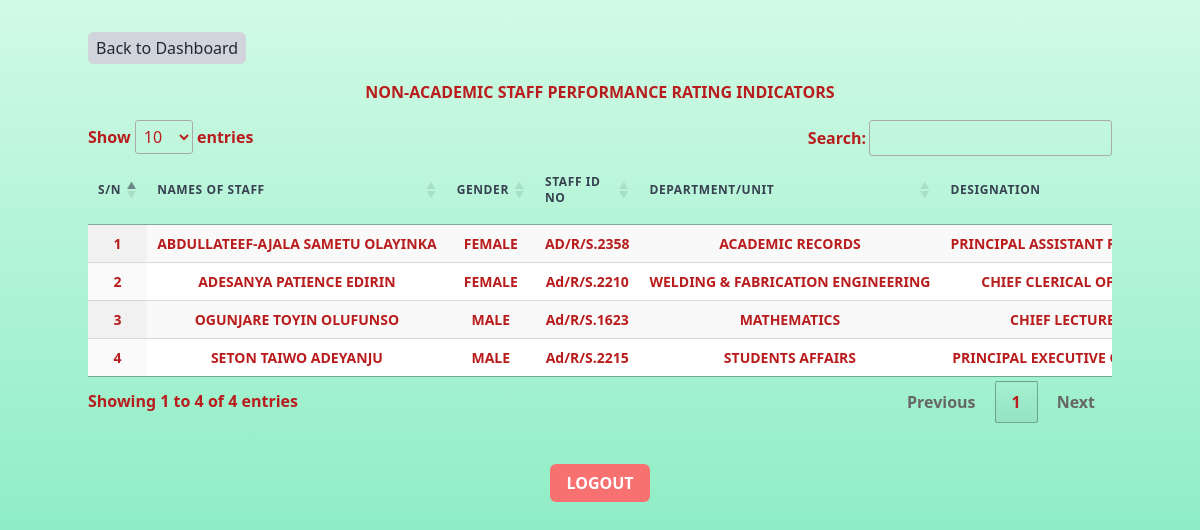
Screenshot of /allrated.php with the database file from the repository.
### tables this page shows
CREATE TABLE `identy` (
  `id` int NOT NULL AUTO_INCREMENT,
  `fulln` varchar(150) DEFAULT NULL,
  `staffno` varchar(70) DEFAULT NULL,
  `dappt` date DEFAULT NULL,
  `dprom` date DEFAULT NULL,
  `ranc` varchar(255) DEFAULT NULL,
  `cadre` varchar(255) DEFAULT NULL,
  `gradelevel` varchar(255) DEFAULT NULL,
  `dob` date DEFAULT NULL,
  `retire_date` date DEFAULT NULL,
  `orig` varchar(120) DEFAULT NULL,
  `lga` varchar(150) DEFAULT NULL,
  `pics` varchar(190) DEFAULT NULL,
  `sign` varchar(190) DEFAULT NULL,
  `fonoffi` varchar(25) DEFAULT NULL,
  `fon` varchar(25) DEFAULT NULL,
  `emaloffi` varchar(120) DEFAULT NULL,
  `deptacro` varchar(120) DEFAULT NULL,
  `emal` varchar(120) DEFAULT NULL,
  `categ` varchar(120) DEFAULT NULL,
  `categ_code` int DEFAULT NULL,
  `dept` varchar(130) DEFAULT NULL,
  `qual` text,
  `sexx` varchar(30) DEFAULT NULL,
  `profil` text,
  `cvlenk` varchar(160) DEFAULT NULL,
  `publi` text,
  `supervis` text,
  `pozt` varchar(150) DEFAULT NULL,
  `addy` text,
  `hpazz` varchar(34) DEFAULT '965a4b68d8b0e76af7b07c77db7ab0a6',
  `secq` varchar(200) DEFAULT NULL,
  `seca` varchar(120) DEFAULT NULL,
  `titl` varchar(40) DEFAULT NULL,
  `protitle` varchar(50) DEFAULT NULL,
  `imgg` varchar(160) DEFAULT 'prof.jpg',
  `unit` varchar(160) DEFAULT NULL,
  `secure` text,
  `ans` varchar(160) DEFAULT NULL,
  `rejepass` varchar(1) DEFAULT '0',
  `rejesig` varchar(1) DEFAULT '0',
  `qualprof` text,
  `nextkin` text,
  `chd` text,
  `spous` text,
  `resach` text,
  `seminars` text,
  `rgate` varchar(200) DEFAULT NULL,
  `supaweb` varchar(1) DEFAULT '0',
  `skid` int DEFAULT NULL,
  `deth` varchar(1) DEFAULT '0',
  `oust` text,
  `profill` longtext,
  `prefname` varchar(45) DEFAULT NULL,
  `cv` varchar(150) DEFAULT NULL,
  `pub` varchar(150) DEFAULT NULL,
  `identycol` varchar(45) DEFAULT NULL,
  `bdy` varchar(45) DEFAULT NULL,
  `status` char(1) DEFAULT '1',
  PRIMARY KEY (`id`) USING BTREE
);

CREATE TABLE `performance` (
  `id` int NOT NULL AUTO_INCREMENT,
  `staff_id` varchar(100) DEFAULT NULL,
  `dele` int DEFAULT NULL,
  `punctuality` int DEFAULT NULL,
  `absenteeism` int DEFAULT NULL,
  `attitude` int DEFAULT NULL,
  `quality` int DEFAULT NULL,
  `record` int DEFAULT NULL,
  `competence` int DEFAULT NULL,
  `diligence` int DEFAULT NULL,
  `loyalty` int DEFAULT NULL,
  `promptness` int DEFAULT NULL,
  `tmanagement` int DEFAULT NULL,
  `willingness` int DEFAULT NULL,
  `innovative` int DEFAULT NULL,
  `courteous` int DEFAULT NULL,
  `honesty` int DEFAULT NULL,
  `leadership` int DEFAULT NULL,
  `confident` int DEFAULT NULL,
  `ability` int DEFAULT NULL,
  `adaptation` int DEFAULT NULL,
  `respect` int DEFAULT NULL,
  `care` int DEFAULT NULL,
  `constrainnt` int DEFAULT NULL,
  `date_reg` varchar(100) DEFAULT NULL,
  `ratedby` varchar(255) DEFAULT NULL,
  `update_reg` varchar(255) DEFAULT NULL,
  PRIMARY KEY (`id`)
);

### allrated.php (the view, shortened to what this page needs)
<?php
    include_once "connection.php";
?>
<!DOCTYPE html>
<html lang="en">
<head>
    <link href="https://cdn.jsdelivr.net/npm/tailwindcss@2.2.19/dist/tailwind.min.css" rel="stylesheet">
    <link rel="stylesheet" type="text/css" href="https://cdn.datatables.net/1.11.5/css/jquery.dataTables.css">
</head>
<body class="bg-gradient-to-b from-green-100 to-green-300 min-h-screen p-4">
    <div class="container mx-auto">
    <div class="mt-4">
    <a href="admindash.php" class="inline-block px-2 py-1 bg-gray-300 text-gray-800 rounded-md hover:bg-gray-400 focus:outline-none focus:bg-gray-400">Back to Dashboard</a>
</div>
        <h1 class="text-1xl font-semibold text-center text-red-700 my-4">NON-ACADEMIC STAFF PERFORMANCE RATING INDICATORS</h1>
        <h4 class="text-1xl font-semibold mb-8 text-center text-red-700" >
        <div class="overflow-x-auto">
           <table id="performanceTable" class="display">
            <thead>
                <tr>
                        <th class="px-6 py-3 text-left text-xs font-medium text-gray-700 uppercase tracking-wider">S/N</th>
                        <th class="px-6 py-3 text-left text-xs font-medium text-gray-700 uppercase tracking-wider">Names of staff</th>
                        <th class="px-6 py-3 text-left text-xs font-medium text-gray-700 uppercase tracking-wider">Gender</th>
                        <th class="px-6 py-3 text-left text-xs font-medium text-gray-700 uppercase tracking-wider">Staff ID No</th>
                        <th class="px-6 py-3 text-left text-xs font-medium text-gray-700 uppercase tracking-wider">Department/unit</th>
                        <th class="px-6 py-3 text-left text-xs font-medium text-gray-700 uppercase tracking-wider">Designation</th>
                    </tr>
                </thead>
                <tbody class="bg-white divide-y divide-gray-200">
                <?php
               $count = 1;
               $queryDb = mysqli_query($conn, "
    SELECT identy.*, performance.*, identy.fulln AS username
    FROM identy
    INNER JOIN performance ON identy.staffno = performance.staff_id
    WHERE performance.ratedby IS NOT NULL
    ORDER BY username ASC
");
                while ($row=mysqli_fetch_assoc($queryDb )) {
                    $sestaffulln =  $row['username'];
                    $sestafranc = $row['ranc'];
                    $sestafdept= $row['dept'];
                    $sestafsex= $row['sexx'];
                    $staffid= $row['staff_id'];
                    ?>
                <td class="px-6 py-4 whitespace-nowrap text-sm"><?php echo $count;?></td>
                <td class="px-6 py-4 whitespace-nowrap text-sm"><?php echo $sestaffulln; ?></td>
                 <td class="px-6 py-4 whitespace-nowrap text-sm"><?php echo $sestafsex; ?></td>
                  <td class="px-6 py-4 whitespace-nowrap text-sm"><?php echo $staffid; ?></td>
                  <td class="px-6 py-4 whitespace-nowrap text-sm"><?php echo $sestafdept; ?></td>
                   <td class="px-6 py-4 whitespace-nowrap text-sm"><?php echo $sestafranc;?></td>
                    <?php $count++;} ?>
                </tbody>
            </table>
        </div>
        <div class="mt-12">
             <a href="logout.php" class="px-4 py-2 bg-red-400 text-white rounded-md hover:bg-red-400 focus:outline-none focus:bg-red-400">LOGOUT</a>
        </div>
    </div>
    </body>
</html>

### rows the page displays
identy: fulln "ABDULLATEEF-AJALA SAMETU OLAYINKA", sexx "FEMALE", performance.staff_id "AD/R/S.2358", dept "ACADEMIC RECORDS", ranc "PRINCIPAL ASSISTANT…"
identy: fulln "ADESANYA PATIENCE EDIRIN", sexx "FEMALE", performance.staff_id "Ad/R/S.2210", dept "WELDING & FABRICATION ENGINEERING", ranc "CHIEF CLERICAL…"
identy: fulln "OGUNJARE TOYIN OLUFUNSO", sexx "MALE", performance.staff_id "Ad/R/S.1623", dept "MATHEMATICS", ranc "CHIEF…"
identy: fulln "SETON TAIWO ADEYANJU", sexx "MALE", performance.staff_id "Ad/R/S.2215", dept "STUDENTS AFFAIRS", ranc "PRINCIPAL EXECUTIVE…"
